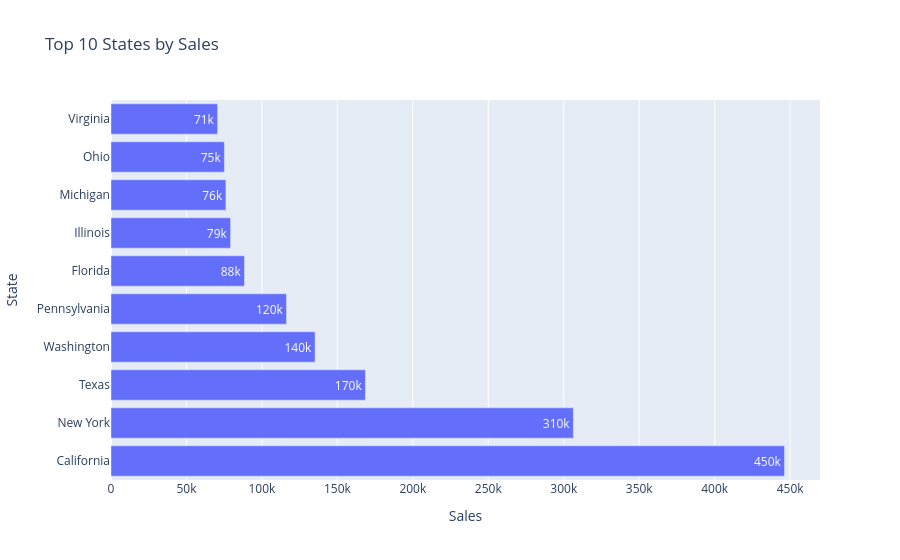

The notebook cell saved with this chart:
### Code cell
fig = px.bar(
    top_states,
    x="Sales",
    y="State",
    orientation="h",
    text_auto=".2s",
    title="Top 10 States by Sales"
)

fig.show()

### Figure 1 — Plotly figure (JSON) as saved in the notebook; plotly's stock layout.template omitted (floating-point values rounded to 4 significant figures)
{"data": [{"hovertemplate": "Sales=%{x}<br>State=%{y}<extra></extra>", "legendgroup": "", "marker": {"color": "#636efa", "pattern": {"shape": ""}}, "name": "", "orientation": "h", "showlegend": false, "textposition": "auto", "texttemplate": "%{x:.2s}", "type": "bar", "x": [446300.0, 306400.0, 168600.0, 135200.0, 116300.0, 88440.0, 79240.0, 76140.0, 75130.0, 70640.0], "xaxis": "x", "y": ["California", "New York", "Texas", "Washington", "Pennsylvania", "Florida", "Illinois", "Michigan", "Ohio", "Virginia"], "yaxis": "y"}], "layout": {"barmode": "relative", "legend": {"tracegroupgap": 0}, "title": {"text": "Top 10 States by Sales"}, "xaxis": {"anchor": "y", "domain": [0, 1], "title": {"text": "Sales"}}, "yaxis": {"anchor": "x", "domain": [0, 1], "title": {"text": "State"}}}}
